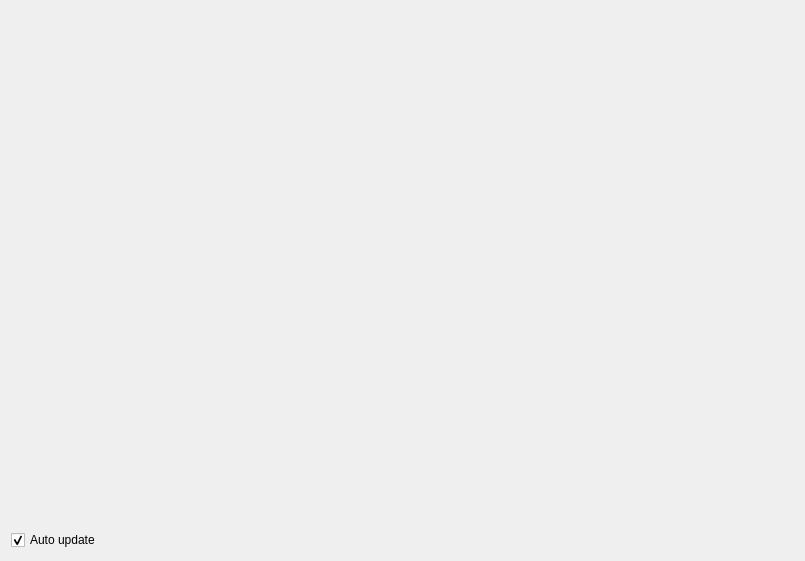
<?xml version="1.0" encoding="UTF-8"?>
<ui version="4.0">
 <class>OutputPlot</class>
 <widget class="QDialog" name="OutputPlot">
  <property name="geometry">
   <rect>
    <x>0</x>
    <y>0</y>
    <width>805</width>
    <height>561</height>
   </rect>
  </property>
  <property name="windowTitle">
   <string>OutputPlot</string>
  </property>
  <layout class="QVBoxLayout" name="verticalLayout">
   <item>
    <widget class="ScatterLinePlot" name="plot" native="true"/>
   </item>
   <item>
    <widget class="QCheckBox" name="autoUpdate">
     <property name="text">
      <string>Auto update</string>
     </property>
     <property name="checked">
      <bool>true</bool>
     </property>
    </widget>
   </item>
  </layout>
 </widget>
 <layoutdefault spacing="6" margin="11"/>
 <customwidgets>
  <customwidget>
   <class>ScatterLinePlot</class>
   <extends>QWidget</extends>
   <header>scatterlineplot.h</header>
   <container>1</container>
  </customwidget>
 </customwidgets>
 <resources/>
 <connections/>
</ui>
